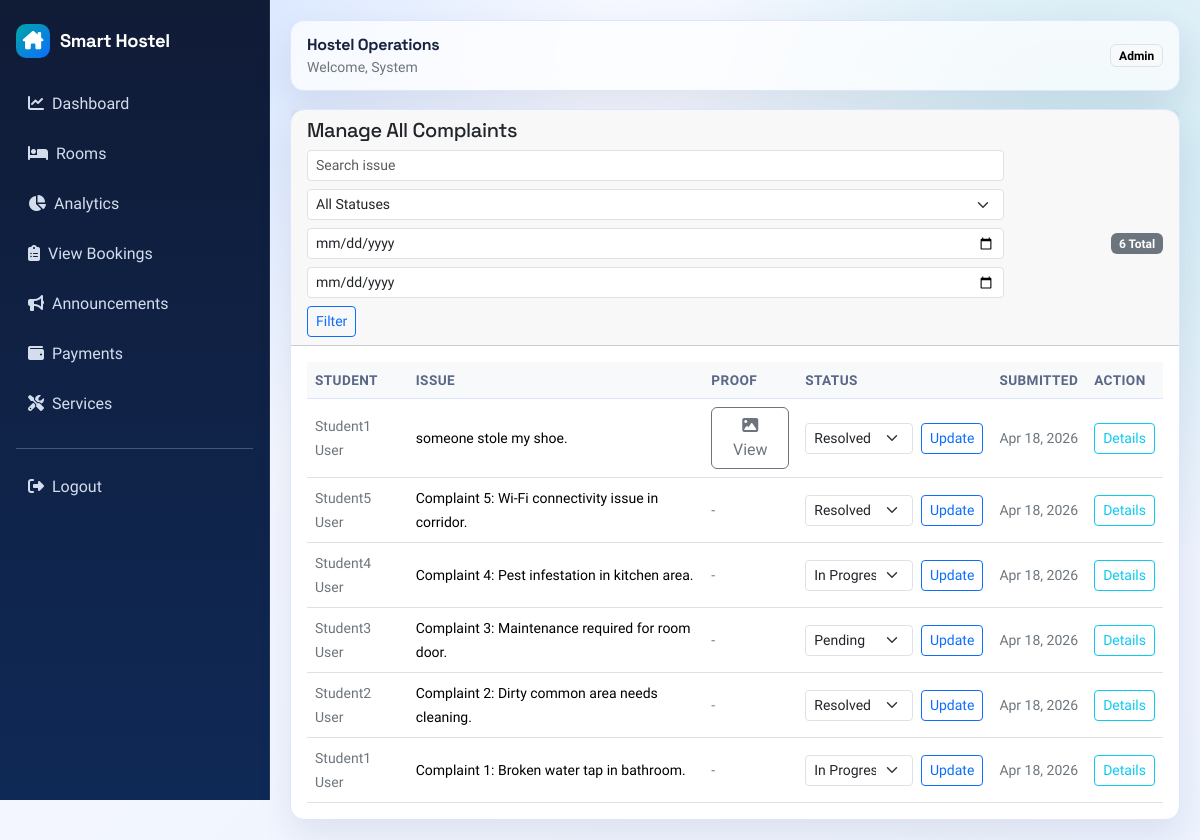
The page /admin-complaints/ (signed in) on the database as committed earlier.
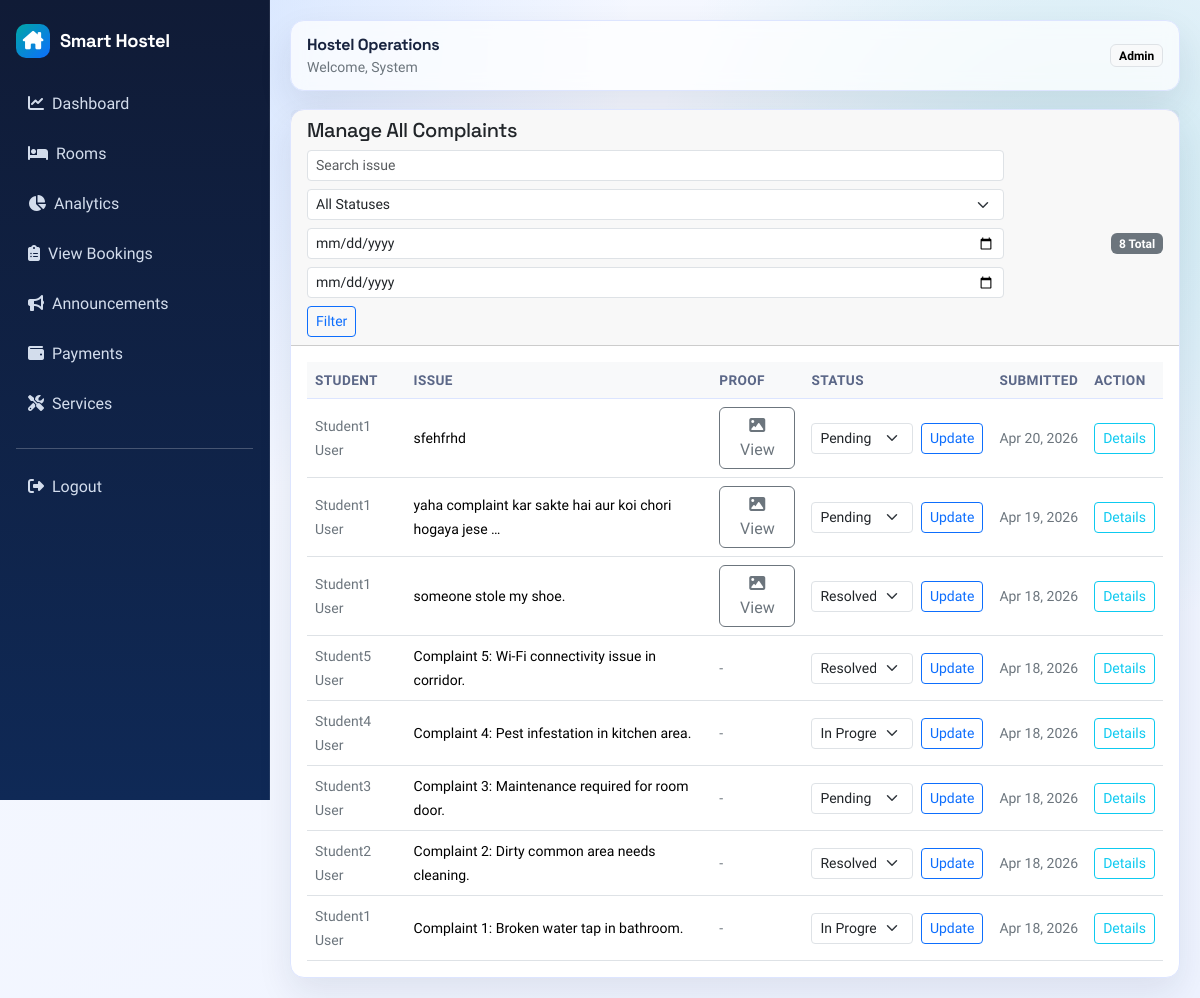
The same page on the database as committed later.
### services/models.py (models this page shows, shortened)
class Complaint(models.Model):
	STATUS_PENDING = "pending"
	STATUS_IN_PROGRESS = "in_progress"
	STATUS_RESOLVED = "resolved"
	STATUS_CHOICES = [
		(STATUS_PENDING, "Pending"),
		(STATUS_IN_PROGRESS, "In Progress"),
		(STATUS_RESOLVED, "Resolved"),
	]
	user = models.ForeignKey(settings.AUTH_USER_MODEL, on_delete=models.CASCADE, related_name="complaints")
	issue = models.TextField()
	image = models.ImageField(upload_to="complaints/", null=True, blank=True)
	attachment = models.FileField(upload_to="complaints/attachments/", null=True, blank=True)
	status = models.CharField(max_length=20, choices=STATUS_CHOICES, default=STATUS_PENDING)
	created_at = models.DateTimeField(auto_now_add=True)
	updated_at = models.DateTimeField(auto_now=True)
	class Meta:
		ordering = ["-created_at"]
	def get_status_badge_class(self):
		if self.status == self.STATUS_PENDING:
			return "warning"
		elif self.status == self.STATUS_IN_PROGRESS:
			return "info"
		elif self.status == self.STATUS_RESOLVED:
			return "success"
		return "secondary"

### accounts/models.py (models this page shows, shortened)
class User(AbstractUser):
	ROLE_ADMIN = "admin"
	ROLE_STUDENT = "student"
	ROLE_CHOICES = [
		(ROLE_ADMIN, "Admin"),
		(ROLE_STUDENT, "Student"),
	]
	role = models.CharField(max_length=20, choices=ROLE_CHOICES, default=ROLE_STUDENT)

### services/views.py (the view, shortened to what this page needs)
# urls.py: path("admin-complaints/", admin_complaints_view, name="admin_complaints"),
@user_passes_test(_is_admin_user)
def admin_complaints_view(request):
	complaints = Complaint.objects.select_related("user").all()
	search_query = request.GET.get("search") or ""
	status_query = request.GET.get("status") or ""
	created_from = parse_date(request.GET.get("created_from") or "")
	created_to = parse_date(request.GET.get("created_to") or "")
	if search_query:
		complaints = complaints.filter(issue__icontains=search_query)
	if status_query:
		complaints = complaints.filter(status=status_query)
	if created_from:
		complaints = complaints.filter(created_at__date__gte=created_from)
	if created_to:
		complaints = complaints.filter(created_at__date__lte=created_to)
	paginator = Paginator(complaints.order_by("-created_at"), 10)
	complaint_page = paginator.get_page(request.GET.get("page"))
	return render(
		request,
		"services/admin_complaints.html",
		{
			"complaints": complaint_page,
			"search_query": search_query,
			"status_query": status_query,
			"created_from": created_from.isoformat() if created_from else "",
			"created_to": created_to.isoformat() if created_to else "",
		},
	)

### core/context_processors.py (called while the page is built)
def _is_admin_user(user):
    role = (getattr(user, "role", "") or "").strip().lower()
    return bool(user and user.is_authenticated and (user.is_superuser or role == "admin"))

def notification_context(request):
    if not request.user.is_authenticated:
        return {"recent_notifications": [], "unread_notification_count": 0, "is_admin_user": False}
    notifications = Notification.objects.filter(recipient=request.user).only("title", "message", "created_at", "is_read")[:5]
    unread_count = Notification.objects.filter(recipient=request.user, is_read=False).count()
    return {
        "recent_notifications": notifications,
        "unread_notification_count": unread_count,
        "is_admin_user": _is_admin_user(request.user),
    }

### services/views.py (called while the page is built)
def _is_admin_user(user):
	return user.is_authenticated and (user.is_staff or user.role == User.ROLE_ADMIN)

### templates/services/admin_complaints.html (shortened to what this page needs)
{% extends "base.html" %}
{% load static %}
{% block content %}
<div class="card card-soft">
    <div class="card-header d-flex flex-wrap gap-2 justify-content-between align-items-center">
        <h5 class="mb-0">Manage All Complaints</h5>
        <form method="get" class="d-flex flex-wrap gap-2 align-items-center">
            <input type="search" name="search" value="{{ search_query }}" class="form-control form-control-sm" placeholder="Search issue">
            <select name="status" class="form-select form-select-sm">
                <option value="">All Statuses</option>
            </select>
            <input type="date" name="created_from" value="{{ created_from }}" class="form-control form-control-sm">
            <input type="date" name="created_to" value="{{ created_to }}" class="form-control form-control-sm">
            <button type="submit" class="btn btn-sm btn-outline-primary">Filter</button>
        </form>
        <span class="badge text-bg-secondary">{{ complaints|length }} Total</span>
    </div>
    <div class="card-body">
        {% if complaints %}
        <div class="table-responsive">
            <table class="table align-middle mb-0">
                <thead class="table-light">
                <tr>
                    <th>Student</th>
                    <th>Issue</th>
                    <th>Proof</th>
                    <th>Status</th>
                    <th>Submitted</th>
                    <th>Action</th>
                </tr>
                </thead>
                <tbody>
                {% for complaint in complaints %}
                <tr>
                    <td>
                        <small class="text-secondary">{{ complaint.user.get_full_name|default:complaint.user.username }}</small>
                    </td>
                    <td>
                        <small>{{ complaint.issue|truncatewords:10 }}</small>
                    </td>
                    <td>
                        {% if complaint.image %}
                        <a href="{{ complaint.image.url }}" target="_blank" class="btn btn-xs btn-outline-secondary">
                            <i class="fas fa-image"></i> View
                        </a>
                        {% else %}
                        <span class="text-secondary small">-</span>
                        {% endif %}
                    </td>
                    <td>
                        <form method="post" class="d-inline-flex gap-2">
                            <select name="status" class="form-select form-select-sm" style="max-width: 140px;">
                                <option value="pending" {% if complaint.status == 'pending' %}selected{% endif %}>Pending</option>
                                <option value="in_progress" {% if complaint.status == 'in_progress' %}selected{% endif %}>In Progress</option>
                                <option value="resolved" {% if complaint.status == 'resolved' %}selected{% endif %}>Resolved</option>
                            </select>
                            <button type="submit" class="btn btn-sm btn-outline-primary">Update</button>
                        </form>
                    </td>
                    <td>
                        <small class="text-secondary">{{ complaint.created_at|date:"M d, Y" }}</small>
                    </td>
                    <td>
                        <button type="button" class="btn btn-sm btn-outline-info" data-bs-toggle="modal" data-bs-target="#complaint-{{ complaint.id }}">
                            Details
                        </button>
                    </td>
                </tr>
                {% endfor %}
                </tbody>
            </table>
        </div>
        {% else %}
        <div class="text-center py-5 text-secondary">
            <i class="fas fa-check-circle" style="font-size: 3rem; opacity: 0.3;"></i>
            <p class="mt-3">No complaints to manage. All clear!</p>
        </div>
        {% endif %}
    </div>
</div>
{% endblock %}

Rows that differ between the two databases and show on the page:
added Complaint: user.get_full_name "Student1 User", issue "sfehfrhd", status "Pending", created_at "Apr 20, 2026"
added Complaint: user.get_full_name "Student1 User", issue "yaha complaint kar sakte hai aur koi chori hogaya jese …", status "Pending", created_at "Apr 19, 2026"
Other text that changed with them:
{{ complaints|length }}: "6" → "8"
